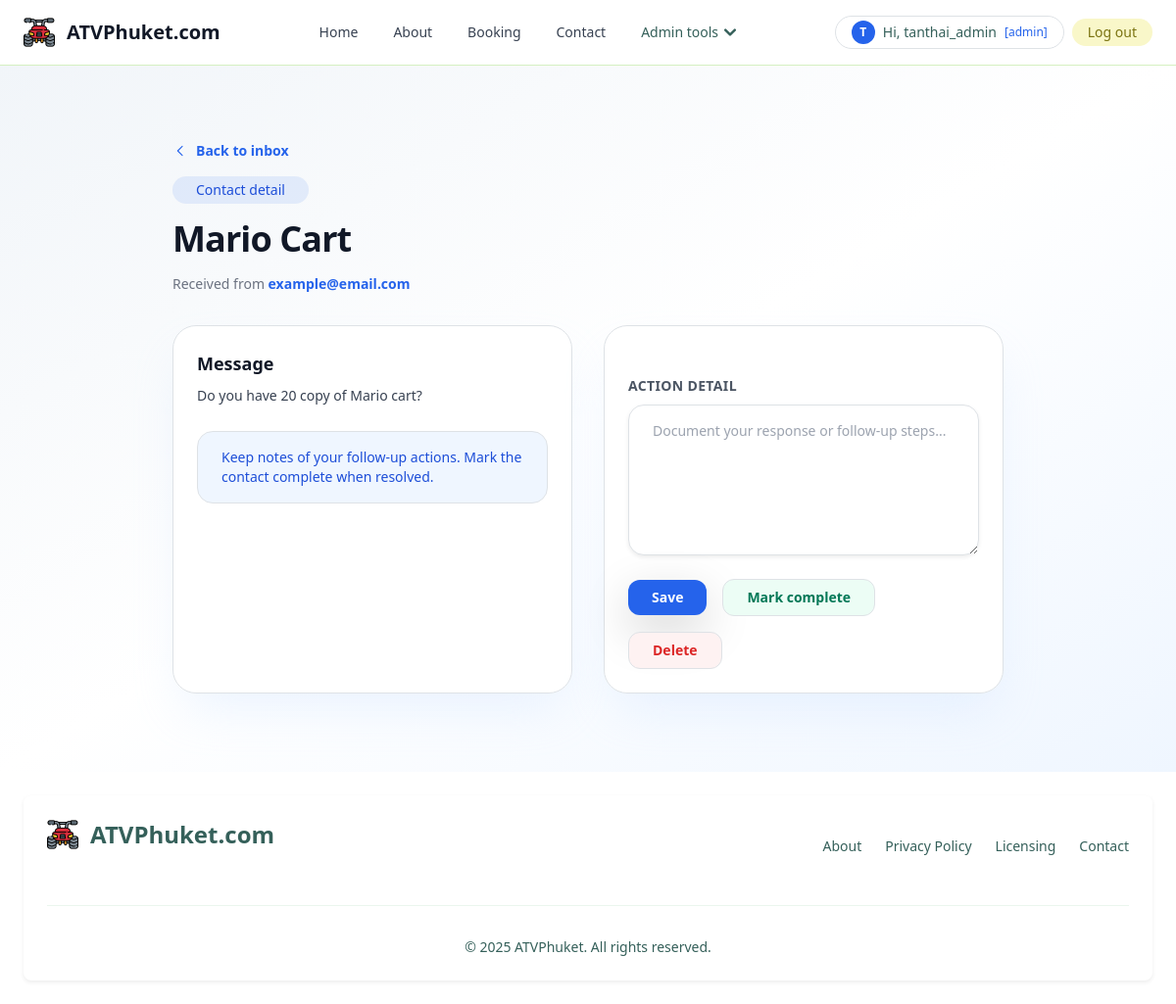
Screenshot of /action/1 (signed in) with the database file from the repository.
### myapp/models.py (models this page shows, shortened)
class Profile(models.Model):
    user = models.OneToOneField(User, on_delete=models.CASCADE)
    usertype = models.CharField(max_length=100, default='member')
    point = models.IntegerField(default=0)

class contactList(models.Model):
    topic = models.CharField(max_length=200)
    email = models.CharField(max_length=100)
    detail = models.TextField(null=True, blank=True)
    complete = models.BooleanField(default=False)

### myapp/views.py (the view, shortened to what this page needs)
# urls.py: path('action/<int:cid>', actionPage, name="action-page"),
@login_required(login_url="/login")
def actionPage(request: HttpRequest, cid: int) -> HttpResponse:
    if not (request.user.is_staff or request.user.is_superuser):
        return HttpResponse("Forbidden", status=403)
    contact = get_object_or_404(contactList, id=cid)
    context: Dict[str, Any] = {"contact": contact}
    try:
        action = Action.objects.get(contactList=contact)
        context["action"] = action
        if not hasattr(action, "actionDetail"):
            action.actionDetail = action.actionsDetail  # type: ignore[attr-defined]
    except Action.DoesNotExist:
        action = None
    return render(request, "myapp/action.html", context)

### myapp/template/myapp/action.html (shortened to what this page needs)
{% extends 'myapp/base.html' %}
{% block content %}
<script src="https://cdn.tailwindcss.com"></script>
<section class="bg-gradient-to-br from-slate-100 via-white to-blue-50 dark:from-gray-900 dark:via-gray-900 dark:to-slate-900">
  <div class="mx-auto max-w-4xl px-4 py-16 sm:px-6 lg:px-8 lg:py-20">
    <div class="mb-8 flex flex-col gap-3">
      <a href="{% url 'showcontact-page' %}" class="inline-flex items-center gap-2 text-sm font-semibold text-blue-600 hover:text-blue-700 dark:text-blue-300 dark:hover:text-blue-200">
        <svg class="h-4 w-4" fill="none" viewBox="0 0 24 24">
          <path stroke="currentColor" stroke-linecap="round" stroke-linejoin="round" stroke-width="1.6" d="M15 19 8 12l7-7" />
        </svg>
        Back to inbox
      </a>
      <span class="inline-flex items-center gap-2 w-fit rounded-full bg-blue-600/10 px-4 py-1 text-sm font-medium text-blue-700 dark:bg-blue-500/10 dark:text-blue-200">
        Contact detail
      </span>
      <h1 class="text-3xl font-bold tracking-tight text-gray-900 dark:text-white sm:text-4xl">
        {{ contact.topic }}
      </h1>
      <p class="text-sm text-gray-500 dark:text-gray-400">Received from <a href="mailto:{{ contact.email }}" class="font-semibold text-blue-600 hover:text-blue-700 dark:text-blue-300 dark:hover:text-blue-200">{{ contact.email }}</a></p>
    </div>
    <div class="grid gap-8 lg:grid-cols-2">
      <div class="flex flex-col gap-6 rounded-3xl border border-white/60 bg-white/90 p-6 shadow-2xl shadow-blue-200/30 backdrop-blur dark:border-white/10 dark:bg-gray-900/80 dark:shadow-blue-900/30">
        <div>
          <h2 class="text-lg font-semibold text-gray-900 dark:text-white">Message</h2>
          <p class="mt-2 text-sm leading-relaxed text-gray-700 dark:text-gray-300">{{ contact.detail }}</p>
        </div>
        <div class="rounded-2xl border border-blue-100 bg-blue-50 px-4 py-3 text-sm text-blue-700 dark:border-blue-900/40 dark:bg-blue-900/30 dark:text-blue-200">
          Keep notes of your follow-up actions. Mark the contact complete when resolved.
        </div>
      </div>
      <div class="rounded-3xl border border-white/60 bg-white/95 p-6 shadow-2xl shadow-blue-200/30 backdrop-blur dark:border-white/10 dark:bg-gray-900/80 dark:shadow-blue-900/30">
        <form method="post" action="" class="space-y-6">
          <div class="space-y-2">
            <label for="actiondetail" class="text-sm font-semibold uppercase tracking-wide text-gray-600 dark:text-gray-300">Action detail</label>
            <textarea id="actiondetail" name="actiondetail" rows="6" class="block w-full rounded-2xl border border-gray-200 px-4 py-3 text-sm text-gray-900 shadow-sm focus:border-blue-500 focus:outline-none focus:ring-4 focus:ring-blue-200 dark:border-gray-700 dark:bg-gray-800 dark:text-white dark:focus:border-blue-400 dark:focus:ring-blue-800" placeholder="Document your response or follow-up steps...">{{ action.actionDetail }}</textarea>
          </div>
          <div class="flex flex-wrap items-center gap-3">
            <button type="submit" name="save" class="inline-flex items-center rounded-xl bg-blue-600 px-4 py-2 text-sm font-semibold text-white shadow-lg shadow-blue-600/40 transition hover:scale-[1.01] focus:outline-none focus:ring-4 focus:ring-blue-300 dark:focus:ring-blue-700">
              Save
            </button>
            <button type="submit" name="complete" class="inline-flex items-center rounded-xl border border-emerald-400 bg-emerald-50 px-4 py-2 text-sm font-semibold text-emerald-700 transition hover:bg-emerald-100 dark:border-emerald-500/50 dark:bg-emerald-900/40 dark:text-emerald-200">
              Mark complete
            </button>
            <button type="submit" name="delete" class="inline-flex items-center rounded-xl border border-red-300 bg-red-50 px-4 py-2 text-sm font-semibold text-red-600 transition hover:bg-red-100 dark:border-red-500/40 dark:bg-red-900/30 dark:text-red-200">
              Delete
            </button>
          </div>
        </form>
      </div>
    </div>
  </div>
</section>
{% endblock content %}

### myapp/template/myapp/base.html (shortened to what this page needs)
{% load static %}
<!DOCTYPE html>
<html lang="en" data-bs-theme="auto">
  <head>
    <link
      href="https://getbootstrap.com/docs/5.3/dist/css/bootstrap.min.css"
      rel="stylesheet"
    />
    <link href="https://cdn.jsdelivr.net/npm/bootstrap@5.3.7/dist/css/bootstrap.min.css" rel="stylesheet">
  </head>
  <body>
    <div class="pt-14 sm:pt-16">
      <header>
        <nav class="fixed inset-x-0 top-0 z-20 border-b border-[#D5F0C1] bg-white/80 px-4 py-3 backdrop-blur-md">
          <div class="mx-auto flex max-w-screen-xl flex-wrap items-center justify-between gap-3">
            <a href="{% url 'home' %}" class="flex items-center space-x-3 rtl:space-x-reverse">
              <img src="{% static 'image/atv.png' %}" alt="ATV Phuket logo" class="h-8 w-auto" />
              <span class="text-xl font-semibold text-gray-900 whitespace-nowrap dark:text-white">ATVPhuket.com</span>
            </a>
            <div class="flex items-center gap-2 md:order-2">
              {% if user.is_authenticated %}
              <a href="{% url 'profile-page' %}" class="hidden sm:inline-flex items-center gap-2 rounded-full border border-[#AAD9BB] px-3 py-1 text-sm font-medium text-[#35605A] transition hover:bg-[#AAD9BB]/30">
                <span class="inline-flex h-6 w-6 items-center justify-center rounded-full bg-blue-600 text-xs font-semibold text-white">{{ user.first_name|default:user.username|slice:":1"|upper }}</span>
                Hi, {{ user.first_name|default:user.username }} <span class="text-xs text-blue-600 dark:text-blue-300">[{{ user.profile.usertype|default:"member" }}]</span>
              </a>
              <a href="{% url 'logout' %}?next={% url 'login' %}" class="inline-flex items-center rounded-full bg-[#F9F7C9] px-3 py-1 text-sm font-medium text-[#7A7310] transition hover:bg-[#F9F7C9]/70">
                Log out
              </a>
              {% endif %}
            </div>
            <div class="items-center justify-between hidden w-full md:flex md:w-auto md:order-1" id="navbar-main">
              <ul class="flex flex-col gap-1 text-sm font-medium md:flex-row md:items-center md:gap-6">
                <li>
                  <a href="{% url 'home' %}" class="block rounded-md px-3 py-1.5 {% if request.resolver_match.url_name == 'home' %}text-[#35605A] md:px-0 md:py-0 md:text-[#35605A]{% else %}text-gray-700 transition hover:text-[#80BCBD] md:px-0 md:py-0{% endif %}" aria-current="page">Home</a>
                </li>
                <li>
                  <a href="{% url 'about-page' %}" class="block rounded-md px-3 py-1.5 {% if request.resolver_match.url_name == 'about-page' %}text-[#35605A] md:px-0 md:py-0 md:text-[#35605A]{% else %}text-gray-700 transition hover:text-[#80BCBD] md:px-0 md:py-0{% endif %}">About</a>
                </li>
                <li>
                  <a href="{% url 'booking-page' %}" class="block rounded-md px-3 py-1.5 {% if request.resolver_match.url_name == 'booking-page' %}text-[#35605A] md:px-0 md:py-0 md:text-[#35605A]{% else %}text-gray-700 transition hover:text-[#80BCBD] md:px-0 md:py-0{% endif %}">Booking</a>
                </li>
                <li>
                  <a href="{% url 'contact-page' %}" class="block rounded-md px-3 py-1.5 {% if request.resolver_match.url_name == 'contact-page' %}text-[#35605A] md:px-0 md:py-0 md:text-[#35605A]{% else %}text-gray-700 transition hover:text-[#80BCBD] md:px-0 md:py-0{% endif %}">Contact</a>
                </li>
                {% if user.is_authenticated %}
                  {% if user.is_staff or user.is_superuser or user.profile.usertype == "admin" %}
                <li class="relative">
                      <button id="admin-menu-button" type="button" class="inline-flex items-center gap-1.5 rounded-md px-3 py-1.5 text-[#35605A] transition hover:text-[#80BCBD] md:px-0 md:py-0">
                    Admin tools
                    <svg class="h-3 w-3 transition-transform duration-150" fill="none" viewBox="0 0 10 6">
                      <path stroke="currentColor" stroke-linecap="round" stroke-linejoin="round" stroke-width="2" d="m1 1 4 4 4-4"/>
                    </svg>
                  </button>
                </li>
                  {% endif %}
                {% endif %}
              </ul>
            </div>
          </div>
        </nav>
      </header>
      <main>
        {% block content %}
        {% endblock content %}
      </main>
      <footer class="bg-white rounded-lg shadow-sm m-4">
        <div class="w-full max-w-screen-xl mx-auto p-4 md:py-8">
          <div class="sm:flex sm:items-center sm:justify-between">
            <a href="{% url 'home' %}" class="flex items-center mb-4 sm:mb-0 space-x-3 rtl:space-x-reverse">
              <img src="{% static 'image/atv.png' %}" class="h-8" alt="ATV Phuket logo" />
              <span class="self-center text-2xl font-semibold whitespace-nowrap text-[#35605A]">ATVPhuket.com</span>
            </a>
            <ul class="flex flex-wrap items-center mb-6 text-sm font-medium text-[#35605A] sm:mb-0">
              <li>
                <a href="{% url 'about-page' %}" class="hover:underline me-4 md:me-6">About</a>
              </li>
              <li>
                <a href="#" class="hover:underline me-4 md:me-6">Privacy Policy</a>
              </li>
              <li>
                <a href="#" class="hover:underline me-4 md:me-6">Licensing</a>
              </li>
              <li>
                <a href="{% url 'contact-page' %}" class="hover:underline">Contact</a>
              </li>
            </ul>
          </div>
          <hr class="my-6 border-[#AAD9BB] sm:mx-auto lg:my-8" />
          <span class="block text-sm text-[#35605A] sm:text-center">© {% now "Y" %} ATVPhuket. All rights reserved.</span>
        </div>
      </footer>
    </div>
  </body>
</html>

### rows the page displays
contactList: topic "Mario Cart", email "example@email.com", detail "Do you have 20 copy of Mario cart?"

### other values shown
{{ user.first_name|default:user.username|slice:":1"|upper }} "T"
{{ user.first_name|default:user.username }} "tanthai_admin"
{{ user.profile.usertype|default:"member" }} "admin"
